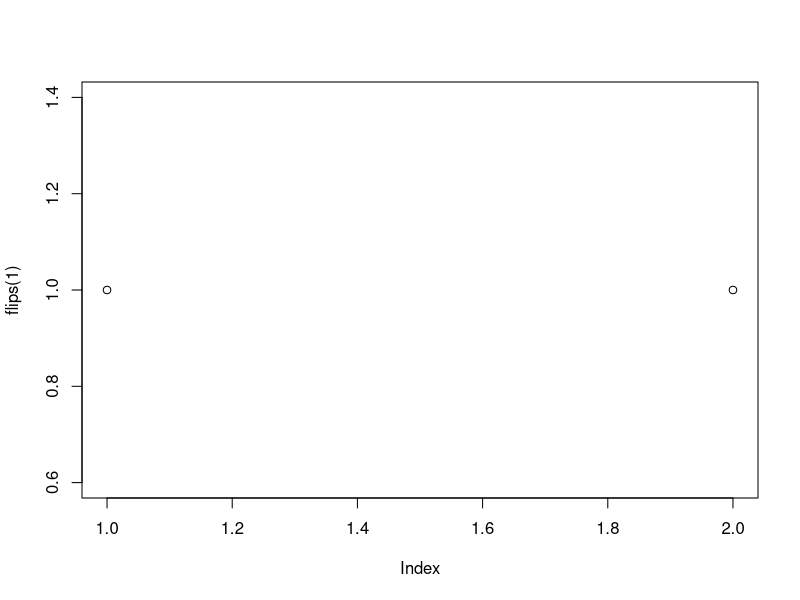
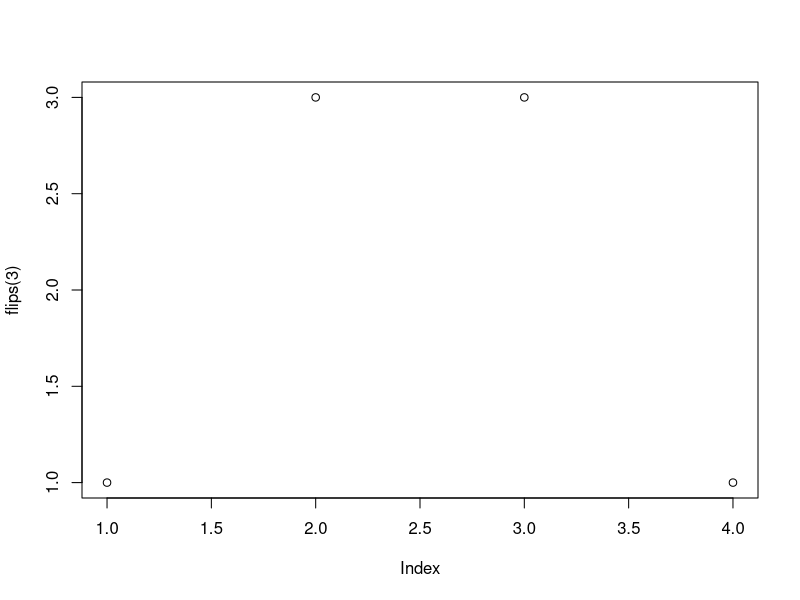
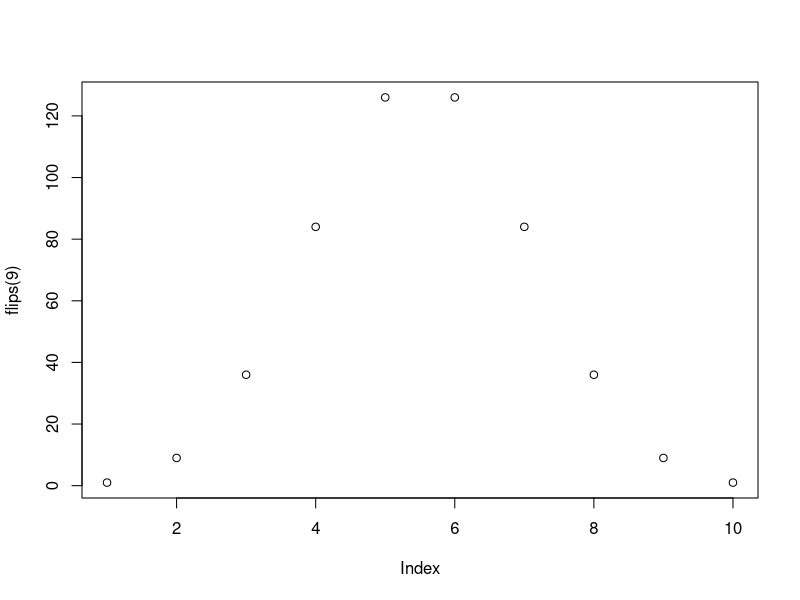
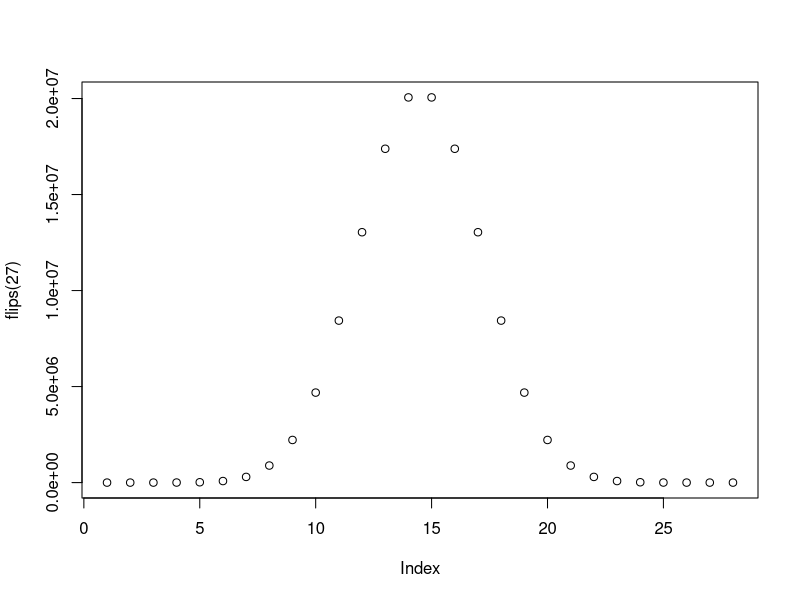
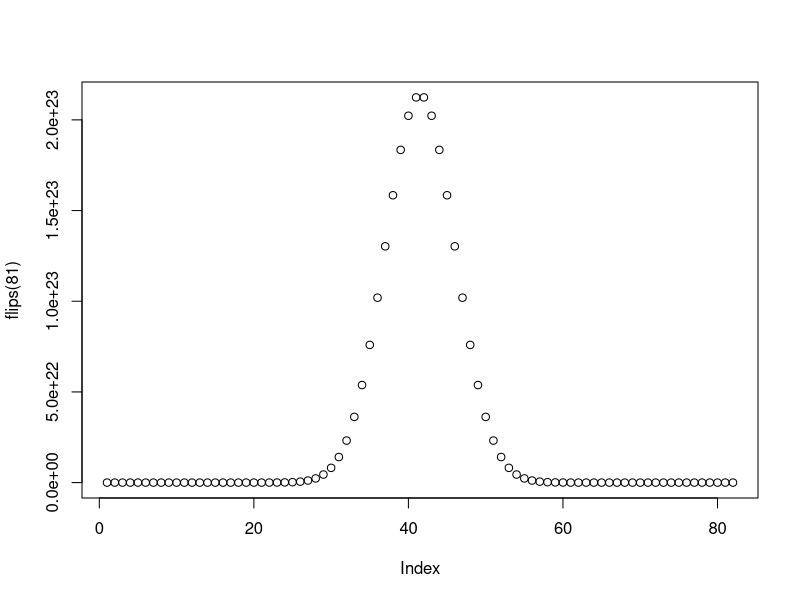
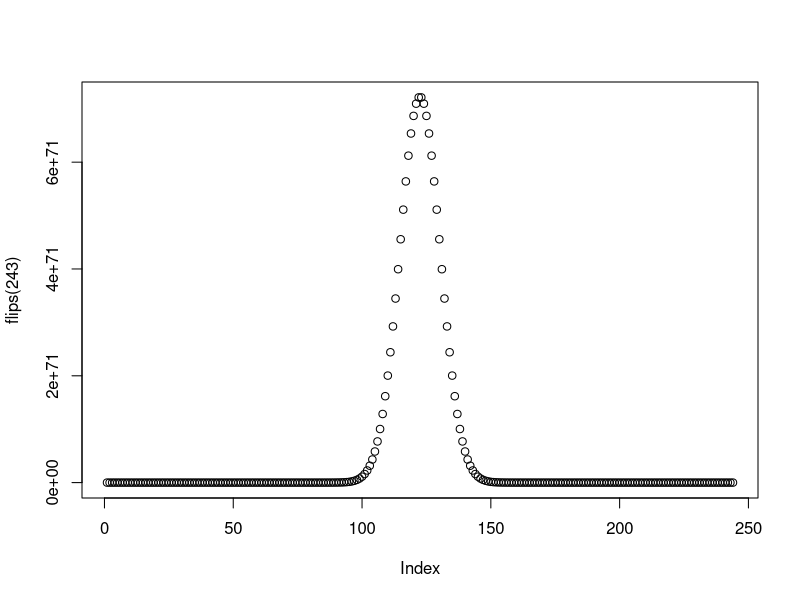

Here is the R script that generated these plots, in order:
####################################
### Study of Normal Distribution ###
####################################

# I made this because I had a mathematical understanding of normal distribution,
# but I wanted an intuitive understanding of it. I hope this helps you too!


# If you flip a coin n number of times, this will show the
# probabilities of all possible combinations of heads & tails.
flips<-function(n){
  init<-c(0,1,0)
  x<-NA
  for(i in 1:(n)){
    for(i in 1:(length(init)-1)){
      x[i]<-init[i]+init[i+1]
    }
    init<-c(0,x,0)
  }
  return(x)
}

# Plotting the output reveals a normal distribution
# of possible outcomes from a random coin toss.
# Examine these examples:
plot(flips(1))
plot(flips(3))
plot(flips(9))
plot(flips(27))
plot(flips(81))
plot(flips(243))

# What are the odds of getting h heads if you flip n times?
odds<-function(n,h){
  init<-c(0,1,0)
  x<-NA
  for(i in 1:(n)){
    for(i in 1:(length(init)-1)){
      x[i]<-init[i]+init[i+1]
    }
    init<-c(0,x,0)
  }
  o<-(x[h])/2^(n)
  return(o)
}




